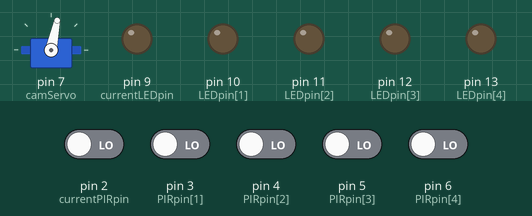
Simulated run of this sketch. Board: Arduino Uno, built with avr-gcc and run on an emulated ATmega328P. Parts: servo, output pins drawn as LEDs (lit = HIGH). The inputs (shaded band) are chosen by the test bench; at power-on: pin 2 (currentPIRpin), pin 3 (PIRpin[1]), pin 4 (PIRpin[2]), pin 5 (PIRpin[3]), pin 6 (PIRpin[4]) LOW. What the sketch prints to the serial monitor is not drawn.

Above: at 16.2 s.
16.3 s: pin 2 (currentPIRpin) driven HIGH
At 16.6 s:
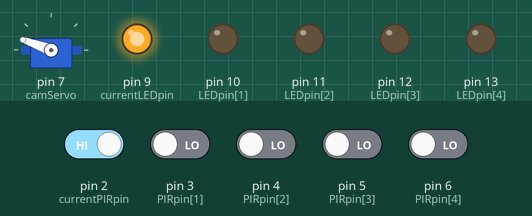
17.8 s: pin 3 (PIRpin[1]) driven HIGH
At 19.0 s:
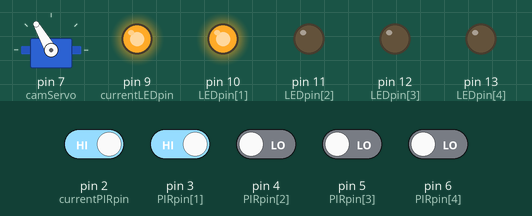
19.3 s: pin 4 (PIRpin[2]) driven HIGH
At 20.1 s:
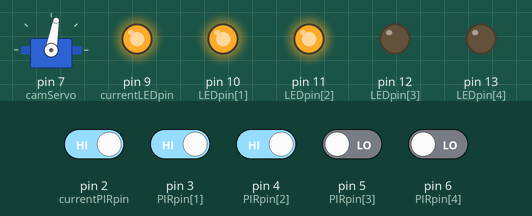
20.8 s: pin 5 (PIRpin[3]) driven HIGH
At 21.3 s:
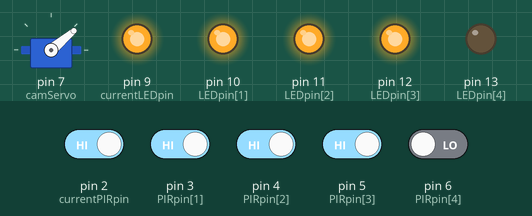
22.3 s: pin 6 (PIRpin[4]) driven HIGH
At 23.5 s:
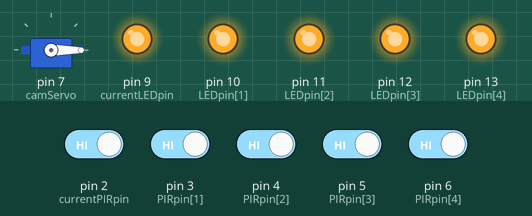
23.8 s: pin 2 (currentPIRpin) driven LOW
At 24.7 s:
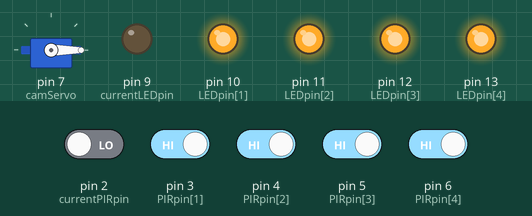
Timing chart, 0 to 26.3 s (numbered marks = the images above; inputs shaded):
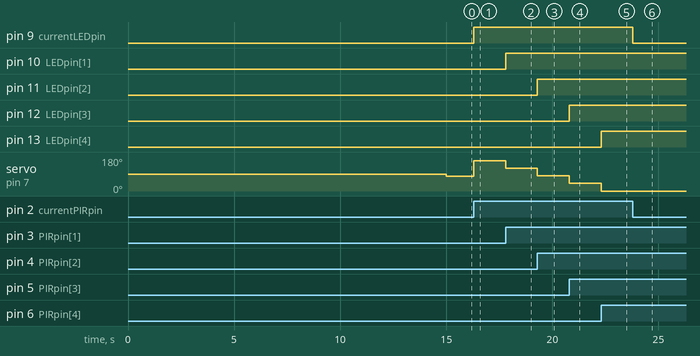

The sketch:

Surveillance_System_Code.ino
```cpp
// Servor motor
#include <Servo.h>
Servo camServo;
int currentPIRposition = 0;

// LED status lights
int LEDpin[] = {9,10,11,12,13};
int currentLEDpin = 9;

// PIR sensors
int PIRpin[] = {2,3,4,5,6};
int currentPIRpin = 2;
int PIRprevState[] = {1,1,1,1,1};
int PIRposition[] = {160,120,80,40,0};
boolean PIRstatus;

// SETUP //
void setup() {

  Serial.begin(9600);
  camServo.attach(7);

  for (int p = 0; p < 5; p++) {
  pinMode(PIRpin[p], INPUT);
    }

  for (int l = 0; l < 5; l++) {
  pinMode(LEDpin[l], OUTPUT);
    } // end 'l' for

// CALIBRATE PIR SENSORS //
  Serial.print("Calibrating PIR Sensors ");
    for(int c = 0; c < 15; c++){
      Serial.print(".");
      delay(1000);
      }
    Serial.println("PIR Sensors Ready");

  camServo.write(78.5);

  }
// MAIN LOOP //
void loop() {

  for (int PIR = 0; PIR < 5; PIR++) {
    currentPIRpin = PIRpin[PIR];
    currentLEDpin=LEDpin[PIR];
    PIRstatus = digitalRead(currentPIRpin);

    if (PIRstatus == HIGH) {
      digitalWrite(currentLEDpin, HIGH);
      if(PIRprevState[PIR] == 0) {
        if (currentPIRposition != currentPIRpin && PIRprevState[PIR] == 0) {
          camServo.write(PIRposition[PIR]);
          Serial.print("Current angle : ");
          Serial.println(PIRposition[PIR]);
          delay(50);
          currentPIRposition = currentPIRpin;
          PIRprevState[PIR] = 1;
          }
        PIRprevState[PIR] = 1;
        }
      }

    else {
      digitalWrite(currentLEDpin, LOW);
      PIRprevState[PIR] = 0;
      }

    }
  }
```

Measured:
- after the input at 16.3 s, pin 9 (currentLEDpin): LOW → HIGH at once; servo on pin 7 (camServo): 78° → 160° at once
- after the input at 17.8 s, pin 10 (LEDpin[1]): LOW → HIGH at once; servo on pin 7 (camServo): 160° → 120° at once
- after the input at 19.3 s, pin 11 (LEDpin[2]): LOW → HIGH at once; servo on pin 7 (camServo): 120° → 80° at once
- after the input at 20.8 s, pin 12 (LEDpin[3]): LOW → HIGH at once; servo on pin 7 (camServo): 80° → 40° at once
- after the input at 22.3 s, pin 13 (LEDpin[4]): LOW → HIGH at once; servo on pin 7 (camServo): 40° → 0° at once
- after the input at 23.8 s, pin 9 (currentLEDpin): HIGH → LOW at once
